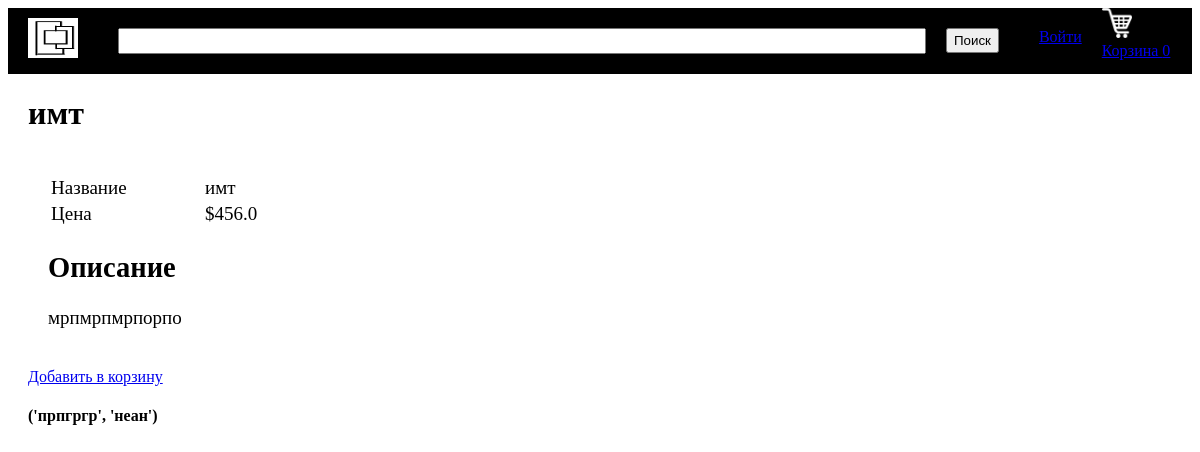
Before: /productDescription?productId=1 with the older database file.
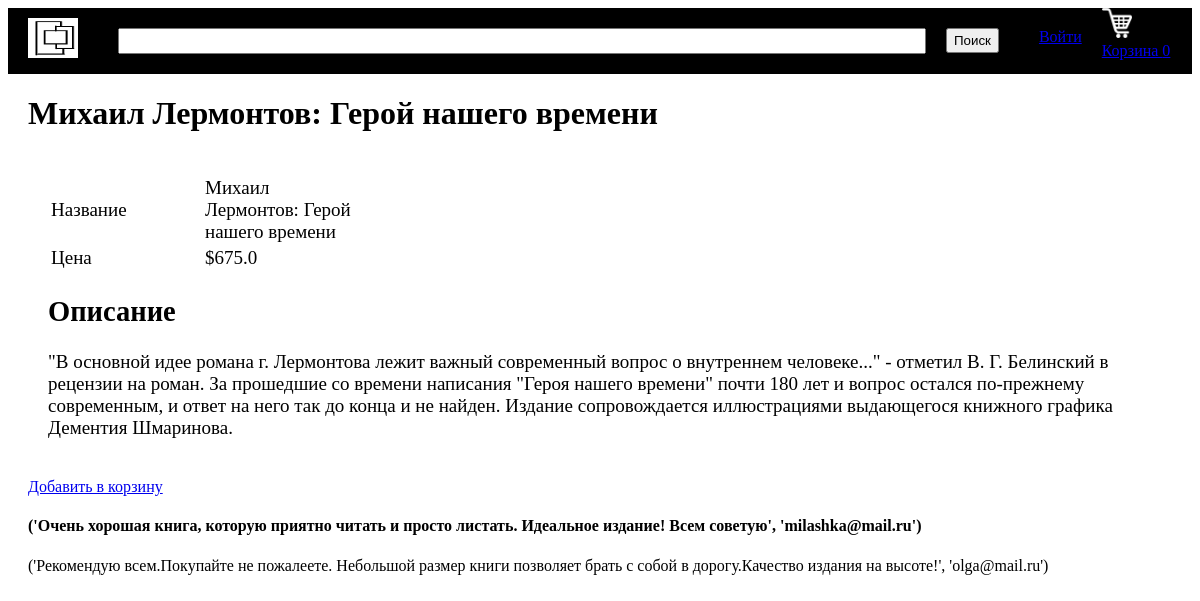
After: the same page with the newer database file.
### tables this page shows
CREATE TABLE products
		(productId INTEGER PRIMARY KEY,
		name TEXT,
		price REAL,
		description TEXT,
		stock INTEGER,
		categoryId INTEGER,
		FOREIGN KEY(categoryId) REFERENCES categories(categoryId)
		);

### main.py (the view)
@app.route("/productDescription")
def productDescription():
    loggedIn, firstName, noOfItems = getLoginDetails()
    productId = request.args.get('productId')
    with sqlite3.connect('database.db') as conn:
        cur = conn.cursor()
        cur.execute('SELECT productId, name, price, description, stock FROM products WHERE productId = ' + productId)
        productData = cur.fetchone()
        cur.execute('SELECT comments.body, comments.username FROM comments, products WHERE products.productId = comments.productId AND comments.productID = ' + str(productData[0]))
        comments = cur.fetchall()
    conn.close()
    return render_template("productDescription.html", data=productData, comments=comments, loggedIn = loggedIn, firstName = firstName, noOfItems = noOfItems)

### main.py (called while the page is built)
def getLoginDetails():
    with sqlite3.connect('database.db') as conn:
        cur = conn.cursor()
        if 'email' not in session:
            loggedIn = False
            firstName = ''
            noOfItems = 0
        else:
            loggedIn = True
            cur.execute("SELECT userId, firstName FROM users WHERE email = '" + session['email'] + "'")
            userId, firstName = cur.fetchone()
            cur.execute("SELECT count(productId) FROM basket WHERE userId = " + str(userId))
            noOfItems = cur.fetchone()[0]
    conn.close()
    return (loggedIn, firstName, noOfItems)

### templates/productDescription.html (shortened to what this page needs)
<!DOCTYPE HTML>
<html>
<head>
<link rel="stylesheet" href={{url_for('static', filename='css/productDescription.css')}} />
<link rel="stylesheet" href={{ url_for('static', filename='css/topStyle.css')}} />
</head>
<body>
<div id="title">
	<a href="/">
		<img id="logo" src= {{ url_for('static', filename='images/logo.png') }} />
	</a>
	<form>
		<input id="searchBox" type="text" name="searchQuery">
		<input id="searchButton" type="submit" value="Поиск">
	</form>
	{% if not loggedIn %}
	<div id="signInButton">
		<a class="link" href="/loginForm">Войти</a>
	</div>
	{% endif %}
	<div id="basket">
		<a class="link" href="/basket">
			<img src={{url_for('static', filename='images/shoppingCart.png')}} id="cartIcon" />
			Корзина {{noOfItems}}
		</a>
	</div>
</div>
<div id="display">
	<div id="productName">
		<h1>{{data[1]}}</h1>
	</div>
	<div id="productDescription">
		<table id="descriptionTable">
			<tr>
				<td>Название</td>
				<td>{{data[1]}}</td>
			</tr>
			<tr>
				<td>Цена</td>
				<td>${{data[2]}}</td>
			</tr>
		</table>
		<h2>Описание</h2>
		<p>{{data[3]}}</p>
	</div>
	<div id="addToBasket">
		<a href="/addToBasket?productId={{request.args.get('productId')}}">Добавить в корзину</a>
	</div>
<h4 class="commenter">{{ comments[0] }}</h4><div class="comment">{{ comments[1] }}</div>
</div>
</body>
</html>

Changed rows visible on the page:
changed products: name "имт" → "Михаил Лермонтов: Герой нашего времени"; price "456.0" → "675.0"; description "мрпмрпмрпорпо" → "\"В основной идее романа г. Лермонтова лежит важный современный вопрос о внутреннем человеке...\" - отметил В. Г. Белинский в рецензии на роман. За прошедшие со времени написания \"Героя нашего времени\" почти 180 лет и вопрос остался по-прежнему современным, и ответ на него так до конца и не найден. Издание сопровождается иллюстрациями выдающегося книжного графика Дементия Шмаринова."
Other visible differences:
{{ comments[0] }}: "('прпгргр', 'неан')" → "('Очень хорошая книга, которую приятно читать и просто листать. Идеальное издание! Всем советую', 'milashka@mail.ru')"
{{ comments[1] }}: (not shown) → "('Рекомендую всем.Покупайте не пожалеете. Небольшой размер книги позволяет брать с собой в дорогу.Качество издания на высоте!', 'olga@mail.ru')"
